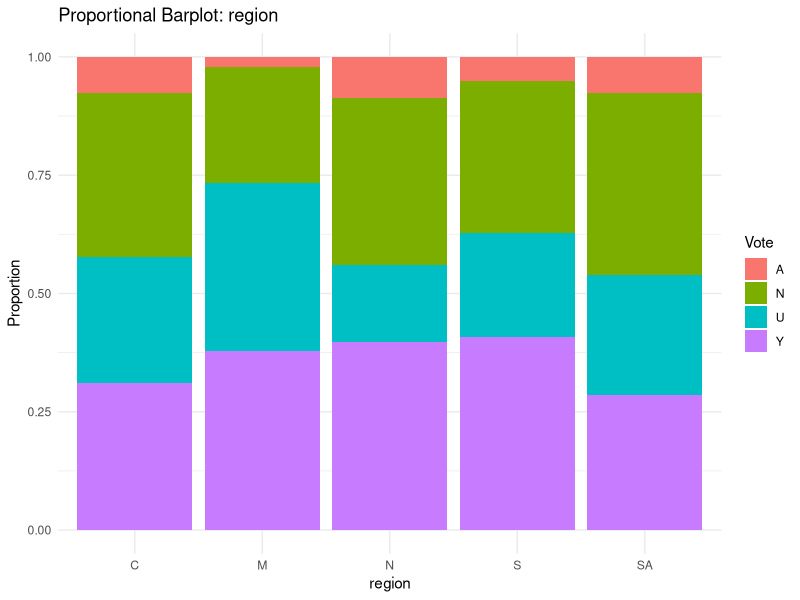
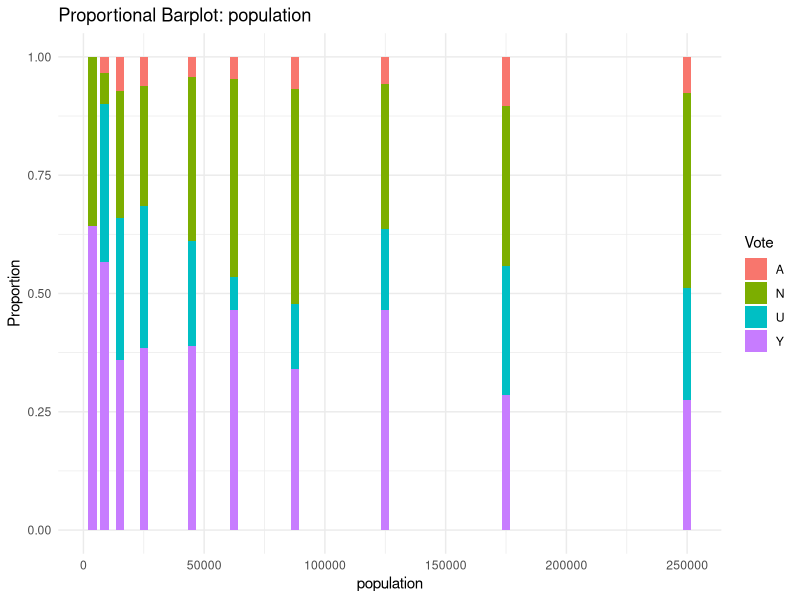
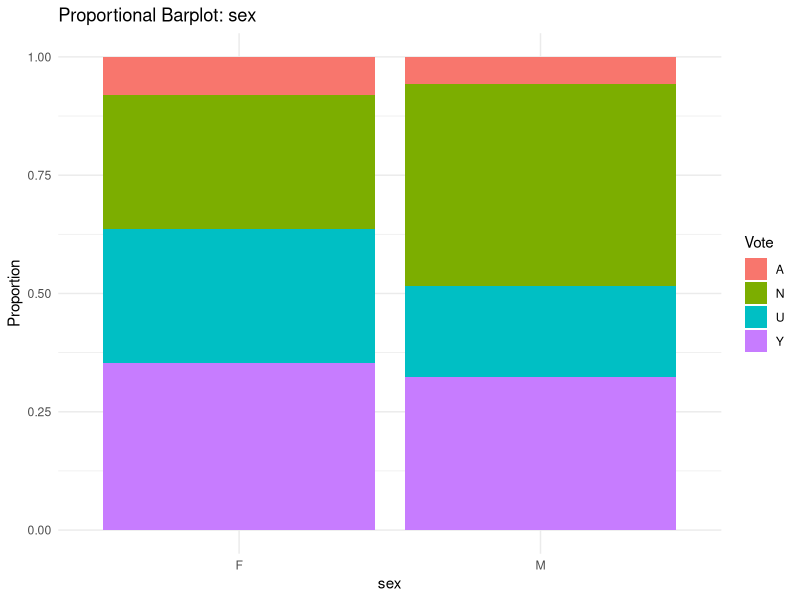
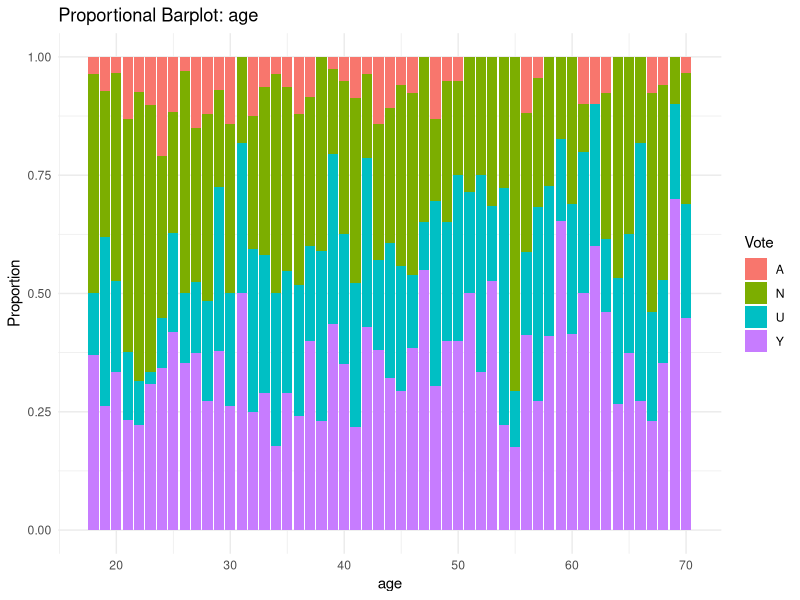
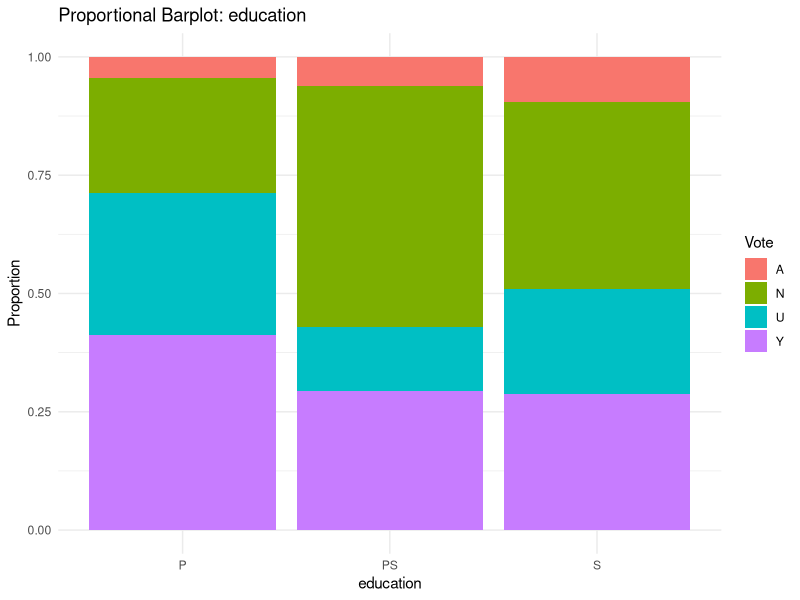
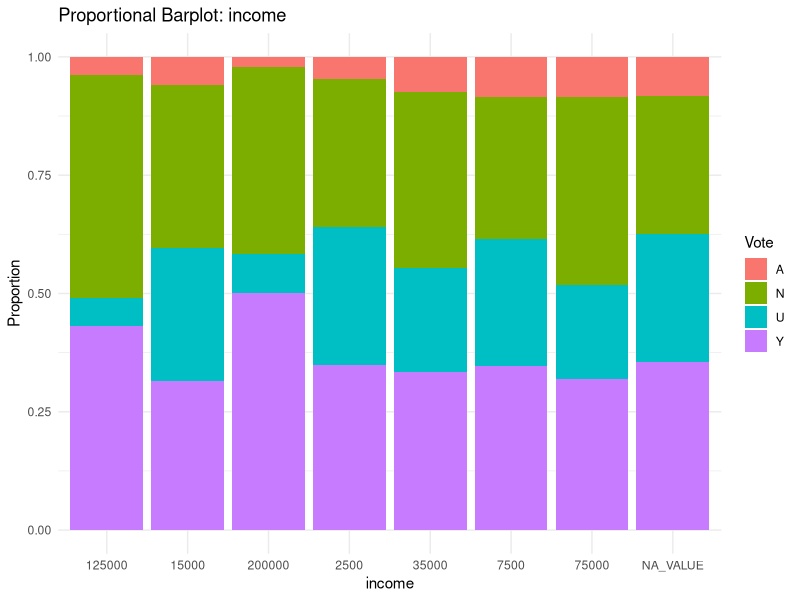
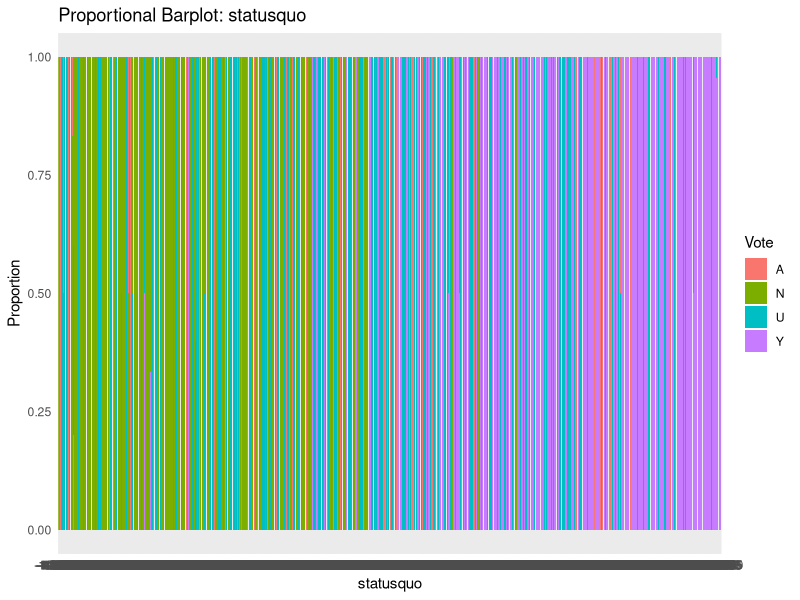

Write the R code that produced these figures, in order.
## ---- chunk 1
#install.packages("vctrs")
library(tidyverse)
library(carData)
library(dplyr)
#?Chile
df <- Chile
## ---- chunk 2
missingness <- df %>%
  summarise_all(funs(sum(is.na(.))/length(.))) %>%
  t() %>%
  as.data.frame() %>%
  rename(Percentage = 1)
print(missingness)
## ---- chunk 3
df <- df[!is.na(df$vote),]
## ---- chunk 4
low_miss <- names(df)[colSums(is.na(df))/nrow(df) < 0.01]
for (var in low_miss) {
  df <- df[!is.na(df[[var]]),]
}
low_miss
## ---- chunk 5
high_miss <- names(df)[colSums(is.na(df))/nrow(df) > 0.01]
for (var in high_miss) {
  df[[var]][is.na(df[[var]])] <- "NA_VALUE"
}
high_miss
## ---- chunk 6
str(df)
## ---- chunk 7
df$income <- factor(df$income)
str(df)
## ---- chunk 8
df$statusquo <- factor(df$statusquo)

bin_n <- 5
bins <- df %>% mutate(income = as.numeric(income), 
                      income_bin = cut(income, breaks = bin_n, labels = c("Very Low", "Low", "Medium", "High", "Very High"), include.lowest = TRUE, ordered_result = TRUE))

table(bins$income_bin)
## ---- chunk 9
set.seed(07575556)
df <- slice_sample(df, prop=1)
train <- slice_head(df, prop=0.6)
valid <- slice_tail(df, prop=0.4)
## ---- chunk 10
library(ggplot2)
variables <- setdiff(names(train), "vote")

for (var in variables) {
  plot <- ggplot(train, aes_string(x = var, fill = "vote")) +
    geom_bar(position = "fill") +
    theme_minimal() +
    labs(title = paste0("Proportional Barplot: ", var),
         x = var,
         y = "Proportion",
         fill = "Vote")
  print(plot)
}
## ---- chunk 11
train <- train[, !(names(train) %in% "statusquo")]
valid <- valid[, !(names(valid) %in% "statusquo")]
## ---- chunk 12
library(e1071)
nb <- naiveBayes(vote ~ ., data=train)
print(nb)
## ---- chunk 13
#install.packages("caret")
library(caret)
pred_train <- predict(nb, train)
pred_valid <- predict(nb, valid)

matrix_train <- confusionMatrix(pred_train, train$vote)
matrix_valid <- confusionMatrix(pred_valid, valid$vote)

cat("Accuracy on training set: ", matrix_train$overall["Accuracy"], "\n")
cat("Accuracy on validation set: ", matrix_valid$overall["Accuracy"], "\n")
## ---- chunk 14
baseclass <- names(which.max(table(train$vote)))

pred_base <- rep(baseclass, nrow(train))

pred_base <- factor(pred_base, levels = levels(train$vote))

matrix_base <- confusionMatrix(pred_base, train$vote)

accuracy_base <- matrix_base$overall["Accuracy"]
accuracy_base
## ---- chunk 15
pred_probs <- predict(nb, newdata = valid, type = "raw")

subset <- valid[order(pred_probs[,"Y"], decreasing = TRUE), ][1:100, ]

number_yes <- sum(subset$vote == "Y")
number_yes
## ---- chunk 16
accuracy_overall <- mean(pred_valid == valid$vote)
accuracy_subset <- mean(subset$vote == "Y")

compare <- accuracy_subset/accuracy_overall
compare
